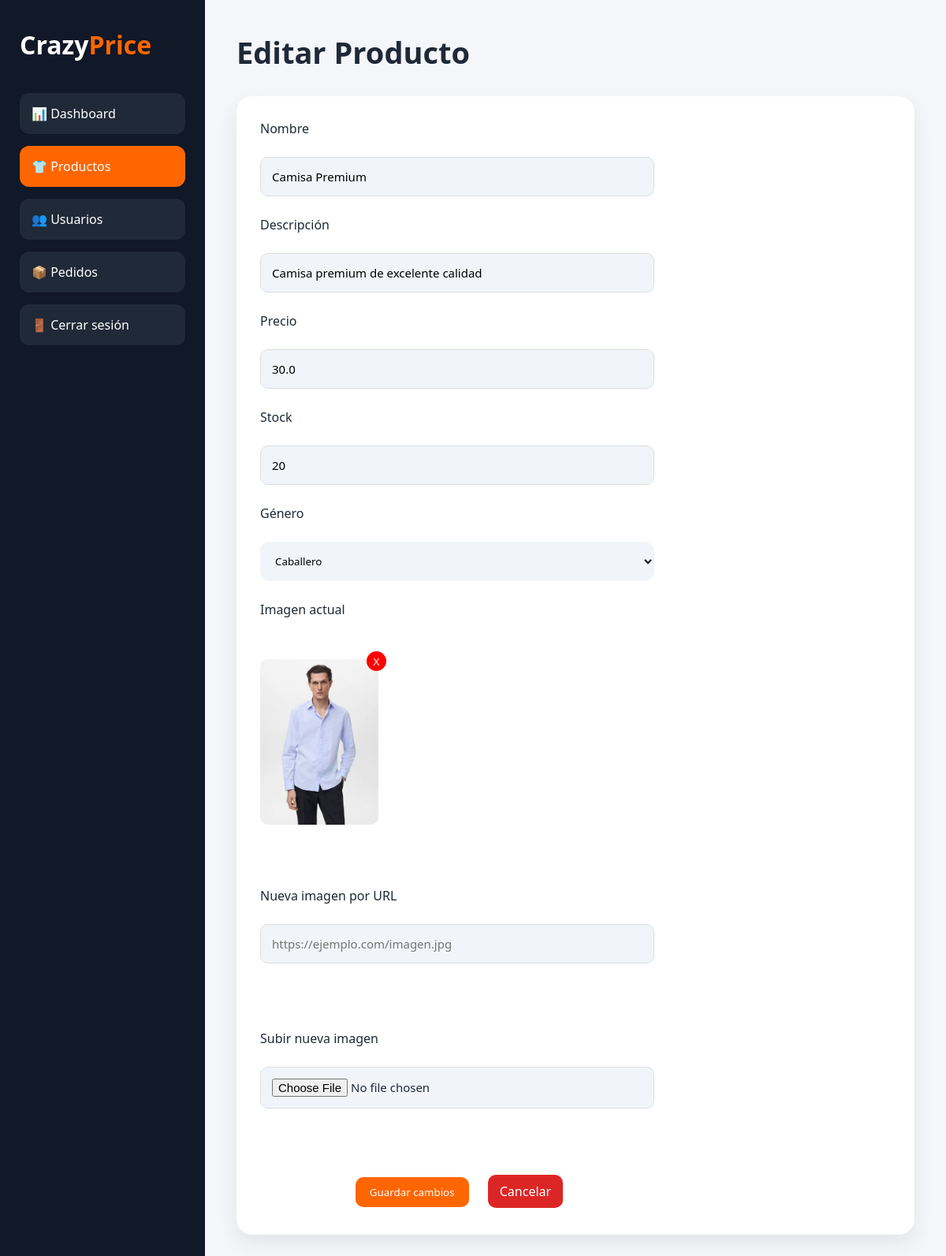
The app's page /editar_producto/1 (signed in) with its own data.
### app.py (models this page shows)
class Producto(db.Model):
    id = db.Column(db.Integer, primary_key=True)
    nombre = db.Column(db.String(100))
    descripcion = db.Column(db.String(300))
    precio = db.Column(db.Float)
    stock = db.Column(db.Integer)
    imagen = db.Column(db.String(500))
    genero = db.Column(db.String(20))

### app.py (the view, shortened to what this page needs)
@app.route("/editar_producto/<int:id>", methods=["GET","POST"])
def editar_producto(id):
    if session.get("rol") != "admin":
        return redirect("/login")
    producto = Producto.query.get_or_404(id)
    return render_template(
        "editar_producto.html",
        producto=producto
    )

### templates/editar_producto.html (shortened to what this page needs)
<!DOCTYPE html>
<html lang="es">
<head>
<link rel="stylesheet" href="{{ url_for('static', filename='css/style.css') }}">
</head>
<body>
<div class="dashboard">
<aside>
<h2>
Crazy<span>Price</span>
</h2>
<a href="/admin">
📊 Dashboard
</a>
<a href="/admin/productos" class="active">
👕 Productos
</a>
<a href="/admin/usuarios">
👥 Usuarios
</a>
<a href="/admin/pedidos">
📦 Pedidos
</a>
<a href="/logout">
🚪 Cerrar sesión
</a>
</aside>
<section class="main">
<h1>
Editar Producto
</h1>
<div class="panel">
<form method="POST" enctype="multipart/form-data">
<label>
Nombre
</label>
<input
type="text"
name="nombre"
value="{{ producto.nombre }}"
required>
<label>
Descripción
</label>
<input
type="text"
name="descripcion"
value="{{ producto.descripcion }}">
<label>
Precio
</label>
<input
type="number"
step="0.01"
name="precio"
value="{{ producto.precio }}"
required>
<label>
Stock
</label>
<input
type="number"
name="stock"
value="{{ producto.stock }}"
required>
<label for="genero">
Género
</label>
<select
name="genero"
id="genero"
required>
<option value="Caballero"
{% if producto.genero == "Caballero" %}selected{% endif %}>
Caballero
</option>
</select>
<label>
Imagen actual
</label>
<br>
<div
style="position:relative; width:150px;">
{% if producto.imagen and producto.imagen.startswith('http') %}
<img
src="{{ producto.imagen }}"
id="imagen-actual"
width="150"
style="border-radius:10px;">
{% elif producto.imagen %}
<img
src="{{ url_for('static', filename=producto.imagen) }}"
id="imagen-actual"
width="150"
style="border-radius:10px;">
{% endif %}
<button
type="button"
id="remove-current"
style="
position:absolute;
top:-10px;
right:-10px;
border-radius:50%;
background:red;
color:white;
border:none;
width:25px;
height:25px;
cursor:pointer;
">
X
</button>
</div>
<br><br>
<label>
Nueva imagen por URL
</label>
<input
type="text"
name="imagen"
placeholder="https://ejemplo.com/imagen.jpg">
<br><br>
<label>
Subir nueva imagen
</label>
<input
type="file"
id="archivo"
name="archivo"
accept="image/*">
<br>
<div style="text-align:center; margin-top:20px;">
<button class="btn">
Guardar cambios
</button>
<a class="btn-delete"
href="/admin/productos"
style="margin-left:15px;">
Cancelar
</a>
</div>
</form>
</div>
</section>
</div>
</body>
</html>

### static/css/style.css (style rules this page uses)
* { margin:0; padding:0; box-sizing:border-box; font-family:'Segoe UI',Arial,sans-serif; }
body { color:#1f2937; background:#f5f6fa; }
span { color:#ff6600; }
.btn { display:inline-block; background:#ff6600; color:white; padding:15px 35px; border-radius:30px; text-decoration:none; margin:10px; transition:.3s; }
input,select { width:100%; padding:15px; margin:10px 0; border:none; background:#f1f5f9; border-radius:12px; outline:none; }
.dashboard { display:flex; min-height:100vh; }
.dashboard aside { width:270px; background:#111827; color:white; padding:35px; }
.dashboard aside h2 { font-size:30px; margin-bottom:40px; }
.dashboard aside a { display:block; color:white; text-decoration:none; padding:15px; margin:15px 0; background:#1f2937; border-radius:12px; }
.main { flex:1; padding:40px; }
.panel { background:white; margin-top:40px; padding:30px; border-radius:20px; box-shadow:0 10px 25px #ddd; }
.dashboard aside { width:260px; background:#111827; color:white; padding:35px 25px; }
.dashboard aside h2 { font-size:32px; margin-bottom:40px; }
.dashboard aside span { color:#ff6600; }
.dashboard aside a { display:block; color:white; text-decoration:none; padding:15px; margin:15px 0; border-radius:12px; background:#1f2937; transition:.3s; }
.main { flex:1; padding:40px; background:#f5f6fa; }
.main h1 { font-size:40px; margin-bottom:10px; }
.panel { background:white; padding:30px; margin-top:30px; border-radius:20px; box-shadow:0 10px 30px rgba(0,0,0,.08); }
.active { background:#ff6600 !important; color:white !important; }
.btn { display:inline-block; background:#ff6600; color:white; text-decoration:none; border:none; padding:10px 18px; border-radius:10px; cursor:pointer; transition:.3s; margin:5px; }
.btn-delete { display:inline-block; background:#dc2626; color:white; text-decoration:none; padding:10px 15px; border-radius:10px; }
form { display:flex; flex-direction:column; gap:15px; max-width:500px; }
form input { padding:14px; border-radius:10px; border:1px solid #ddd; font-size:15px; }
.main h1 { font-size:38px; margin-bottom:10px; }
.panel { background:white; padding:30px; border-radius:20px; margin-top:30px; box-shadow:0 10px 25px rgba(0,0,0,.08); }
.auth-box h1 span, .navbar span, aside span { color:#ff6600; }

### records on screen
Producto: nombre "Camisa Premium", descripcion "Camisa premium de excelente calidad", precio "30.0", stock "20", genero "Caballero", imagen (picture)
